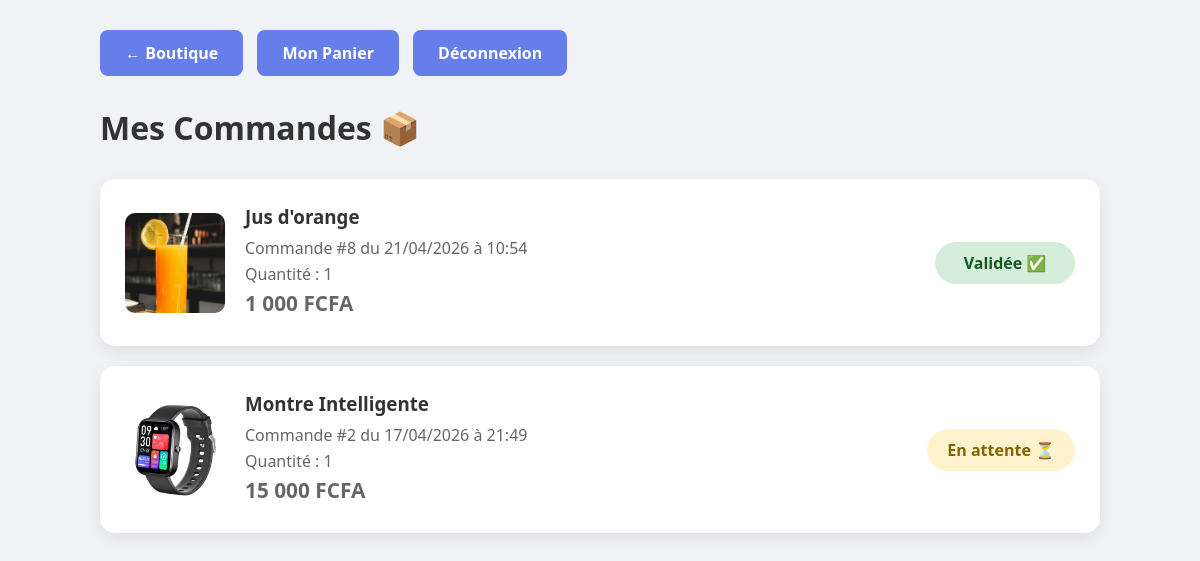
/mes_commandes.php (signed in), run on the app's committed database.
### tables this page shows
CREATE TABLE `commande` (
  `id_commande` int(11) NOT NULL,
  `id_client` int(11) DEFAULT NULL,
  `id_article` int(11) DEFAULT NULL,
  `quantite` int(11) DEFAULT 1,
  `prix_total` decimal(10,2) DEFAULT NULL,
  `statut` enum('En_attente','validee','livree') DEFAULT 'En_attente',
  `date_commande` datetime DEFAULT current_timestamp()
);

CREATE TABLE `article` (
  `id_article` int(3) NOT NULL,
  `nom_article` varchar(150) NOT NULL,
  `description` text DEFAULT NULL,
  `prix` decimal(10,2) NOT NULL,
  `image` varchar(255) DEFAULT NULL,
  `stock` int(11) DEFAULT 0,
  `id_admin` int(11) DEFAULT NULL,
  `date_ajout` datetime DEFAULT current_timestamp()
);

### mes_commandes.php (the view, shortened to what this page needs)
<?php
include "connexion_base.php";
$id_user = $_SESSION['id'];
$SQL = "SELECT c.*, a.nom_article, a.image
        FROM commande c
        JOIN article a ON c.id_article = a.id_article
        WHERE c.id_client = ?
        ORDER BY c.date_commande DESC";
$stmt = $conn->prepare($SQL);
$stmt->bind_param("i", $id_user);
$stmt->execute();
$result = $stmt->get_result();
?>
<!DOCTYPE html>
<html lang="fr">
<head>
</head>
<body>
    <div class="container">
        <div class="nav">
            <a href="dashboard_client.php">← Boutique</a>
            <a href="panier.php">Mon Panier</a>
            <a href="logout.php">Déconnexion</a>
        </div>
        <h1>Mes Commandes 📦</h1>
        <?php if ($result->num_rows > 0): ?>
            <?php while($cmd = $result->fetch_assoc()): ?>
    <div class="commande">
        <img src="<?php echo $cmd['image']; ?>" alt="">
        <div class="infos">
            <h3><?php echo $cmd['nom_article']; ?></h3>
            <p>Commande #<?php echo $cmd['id_commande']; ?> du <?php echo date('d/m/Y à H:i', strtotime($cmd['date_commande'])); ?></p>
            <p>Quantité : <?php echo $cmd['quantite']; ?></p>
            <p class="prix"><?php echo number_format($cmd['prix_total'], 0, ',', ' '); ?> FCFA</p>
        </div>
        <div class="statut <?php echo $cmd['statut']; ?>">
    <?php
    $statuts = [
        'En_attente' => 'En attente ⏳',
        'validee' => 'Validée ✅',
        'livree' => 'Livrée 📦',
        'annulee' => 'Annulée ❌',
        'annulée' => 'Annulée ❌'
    ];
    echo $statuts[$cmd['statut']] ?? 'Statut inconnu';
    ?>
</div>
    </div>
<?php endwhile; ?>
        <?php endif; ?>
    </div>
</body>
</html>

### mes_commandes.php (style rules this page uses)
* { margin: 0; padding: 0; box-sizing: border-box; }
body { font-family: 'Segoe UI', Arial, sans-serif; background: #f0f2f5; padding: 30px; }
.container { max-width: 1000px; margin: 0 auto; }
.nav { margin-bottom: 30px; }
.nav a { display: inline-block; margin-right: 10px; background: #667eea; color: white; padding: 12px 25px; border-radius: 8px; text-decoration: none; font-weight: bold; }
h1 { margin-bottom: 30px; color: #333; }
.commande { background: white; padding: 25px; border-radius: 15px; margin-bottom: 20px; box-shadow: 0 5px 15px rgba(0,0,0,0.08); display: flex; gap: 20px; align-items: center; }
.commande img { width: 100px; height: 100px; object-fit: cover; border-radius: 10px; }
.infos { flex: 1; }
.infos h3 { margin-bottom: 8px; color: #333; }
.infos p { color: #666; margin: 4px 0; }
.statut { padding: 10px 20px; border-radius: 25px; font-weight: bold; text-align: center; min-width: 140px; }
.En_attente { background: #fff3cd; color: #856404; }
.validee { background: #d4edda; color: #155724; }
.prix { font-size: 1.3rem; font-weight: bold; color: #667eea; }

### data on the page
commande: id_article.image (picture), id_article.nom_article "Jus d'orange", id_commande "8", date_commande "21/04/2026 à 10:54", quantite "1", prix_total "1 000", statut "Validée ✅"
commande: id_article.image (picture), id_article.nom_article "Montre Intelligente", id_commande "2", date_commande "17/04/2026 à 21:49", quantite "1", prix_total "15 000", statut "En attente ⏳"
